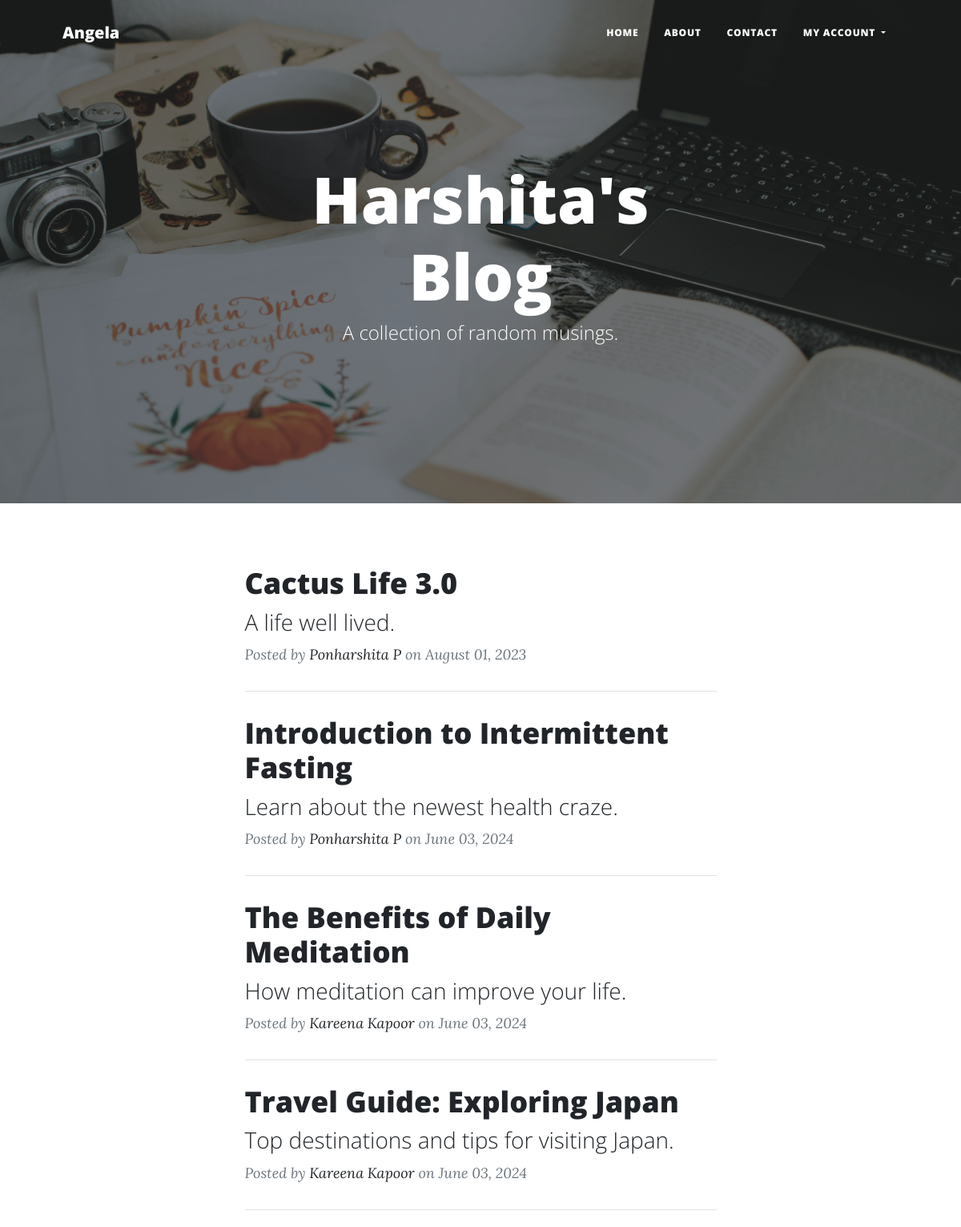
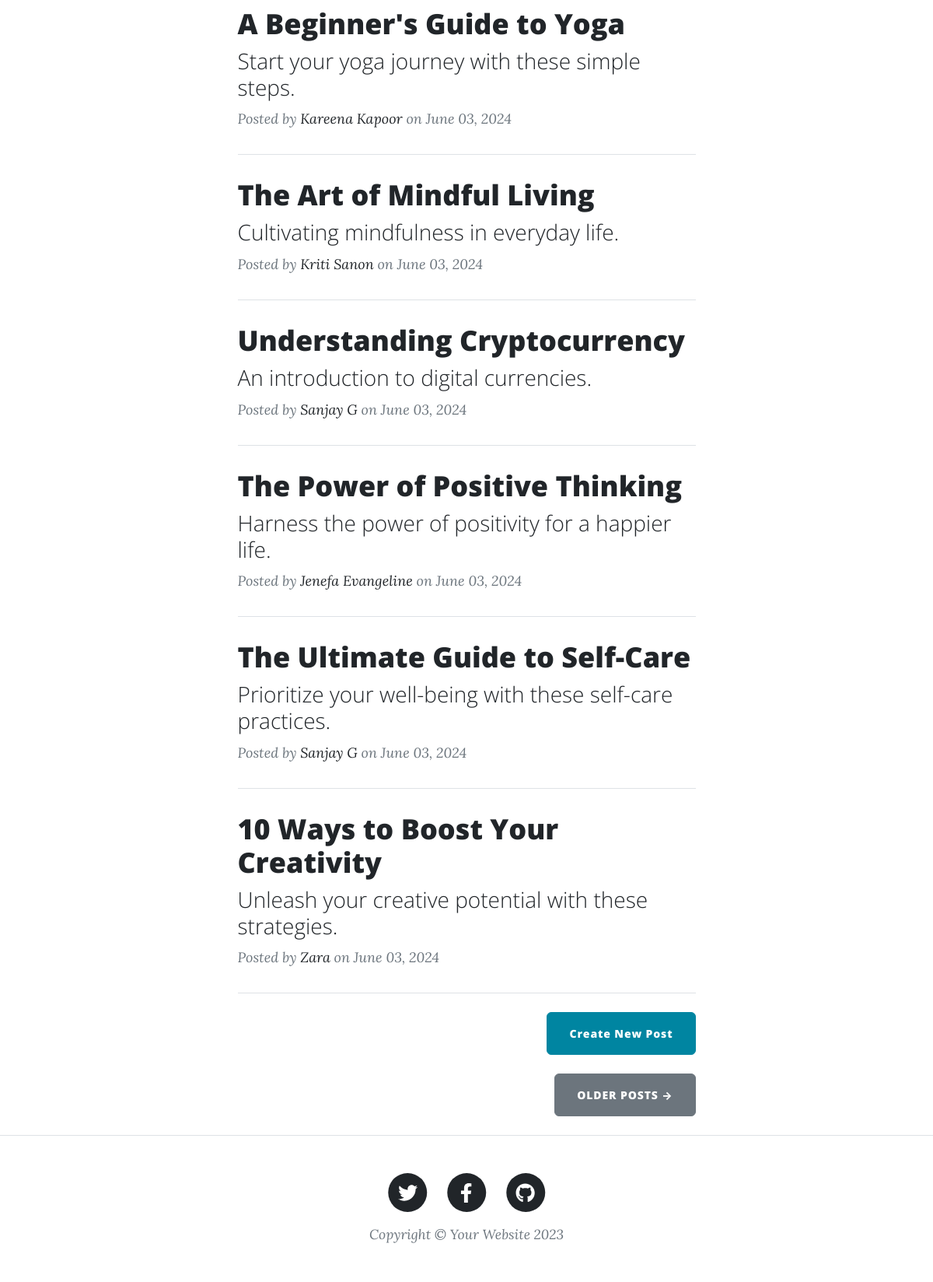
The page / (signed in) on the database its author committed (2 pictures, top to bottom).
### main.py (models this page shows)
class User(UserMixin, db.Model):
    __tablename__ = "users"
    id: Mapped[int] = mapped_column(Integer, primary_key=True)
    email: Mapped[str] = mapped_column(String(100), unique=True)
    password: Mapped[str] = mapped_column(String(100))
    name: Mapped[str] = mapped_column(String(100))
    posts = relationship("BlogPost", back_populates="author")
    comments = relationship("Comment", back_populates="comment_author")

class BlogPost(db.Model):
    __tablename__ = "blog_posts"
    id: Mapped[int] = mapped_column(Integer, primary_key=True)
    author_id: Mapped[int] = mapped_column(Integer, db.ForeignKey("users.id"))
    author = relationship("User", back_populates="posts")
    title: Mapped[str] = mapped_column(String(250), unique=True, nullable=False)
    subtitle: Mapped[str] = mapped_column(String(250), nullable=False)
    date: Mapped[str] = mapped_column(String(250), nullable=False)
    body: Mapped[str] = mapped_column(Text, nullable=False)
    img_url: Mapped[str] = mapped_column(String(250), nullable=False)
    comments = relationship("Comment", back_populates="parent_post")

### main.py (the view)
@app.route('/')
def get_all_posts():
    result = db.session.execute(db.select(BlogPost))
    posts = result.scalars().all()
    return render_template("index.html", all_posts=posts, current_user=current_user)

### main.py (called while the page is built)
@login_manager.user_loader
def load_user(user_id):
    return db.get_or_404(User, user_id)

### templates/index.html (shortened to what this page needs)
{% include "header.html" %}
<header
  class="masthead"
  style="background-image: url('../static/assets/img/home-bg.jpg')"
>
  <div class="container position-relative px-4 px-lg-5">
    <div class="row gx-4 gx-lg-5 justify-content-center">
      <div class="col-md-10 col-lg-8 col-xl-7">
        <div class="site-heading">
          <h1>Harshita's Blog</h1>
          <span class="subheading">A collection of random musings.</span>
        </div>
      </div>
    </div>
  </div>
</header>
<div class="container px-4 px-lg-5">
  <div class="row gx-4 gx-lg-5 justify-content-center">
    <div class="col-md-10 col-lg-8 col-xl-7">
      {% for post in all_posts %}
      <div class="post-preview">
        <a href="{{ url_for('show_post', post_id=post.id) }}">
          <h2 class="post-title">{{ post.title }}</h2>
          <h3 class="post-subtitle">{{ post.subtitle }}</h3>
        </a>
        <p class="post-meta">
          Posted by
          <a href="#">{{post.author.name}}</a>
          on {{post.date}}
        </p>
      </div>
      <hr class="my-4" />
      {% endfor %}
      <div class="d-flex justify-content-end mb-4">
        <a
          class="btn btn-primary float-right"
          href="{{url_for('add_new_post')}}"
          >Create New Post</a
        >
      </div>
      <div class="d-flex justify-content-end mb-4">
        <a class="btn btn-secondary text-uppercase" href="{{url_for('get_all_posts')}}">Older Posts →</a>
      </div>
    </div>
  </div>
</div>
{% include "footer.html" %}

### templates/header.html (shortened to what this page needs)
<!DOCTYPE html>
<html lang="en">
  <head>
    {% block styles %}
    {{ bootstrap.load_css() }}
    <link
      href="{{ url_for('static', filename='css/styles.css') }}"
      rel="stylesheet"
    />
    {% endblock %}
  </head>
  <body>
    <nav class="navbar navbar-expand-lg navbar-light" id="mainNav">
      <div class="container px-4 px-lg-5">
        <a class="navbar-brand" href="/" title="profile icons">{{ current_user.name }}</a>
        <div class="collapse navbar-collapse" id="navbarResponsive">
          <ul class="navbar-nav ms-auto py-4 py-lg-0">
            <li class="nav-item">
              <a
                class="nav-link px-lg-3 py-3 py-lg-4"
                href="{{ url_for('get_all_posts') }}"
                >Home</a
              >
            </li>
            <li class="nav-item">
              <a
                class="nav-link px-lg-3 py-3 py-lg-4"
                href="{{ url_for('about') }}"
                >About</a
              >
            </li>
            <li class="nav-item">
              <a
                class="nav-link px-lg-3 py-3 py-lg-4"
                href="{{ url_for('contact') }}"
                >Contact</a
              >
            </li>
            {% if current_user.is_authenticated: %}
              <li class="nav-item dropdown">
                <a
                  class="nav-link dropdown-toggle px-lg-3 py-3 py-lg-4"
                  href="#"
                  id="accountDropdown"
                  role="button"
                  data-bs-toggle="dropdown"
                  aria-haspopup="true"
                  aria-expanded="false"
                >
                  My Account
                </a>
              </li>
            {% endif %}
          </ul>
        </div>
      </div>
    </nav>
  </body>
</html>

### rows shown on the page
User: name "Angela"
BlogPost: title "Cactus Life 3.0", subtitle "A life well lived.", author.name "Ponharshita P", date "August 01, 2023"
BlogPost: title "Introduction to Intermittent Fasting", subtitle "Learn about the newest health craze.", author.name "Ponharshita P", date "June 03, 2024"
BlogPost: title "The Benefits of Daily Meditation", subtitle "How meditation can improve your life.", author.name "Kareena Kapoor", date "June 03, 2024"
BlogPost: title "Travel Guide: Exploring Japan", subtitle "Top destinations and tips for visiting Japan.", author.name "Kareena Kapoor", date "June 03, 2024"
BlogPost: title "A Beginner's Guide to Yoga", subtitle "Start your yoga journey with these simple steps.", author.name "Kareena Kapoor", date "June 03, 2024"
BlogPost: title "The Art of Mindful Living", subtitle "Cultivating mindfulness in everyday life.", author.name "Kriti Sanon", date "June 03, 2024"
BlogPost: title "Understanding Cryptocurrency", subtitle "An introduction to digital currencies.", author.name "Sanjay G", date "June 03, 2024"
BlogPost: title "The Power of Positive Thinking", subtitle "Harness the power of positivity for a happier life.", author.name "Jenefa Evangeline", date "June 03, 2024"
BlogPost: title "The Ultimate Guide to Self-Care", subtitle "Prioritize your well-being with these self-care practices.", author.name "Sanjay G", date "June 03, 2024"
BlogPost: title "10 Ways to Boost Your Creativity", subtitle "Unleash your creative potential with these strategies.", author.name "Zara", date "June 03, 2024"
